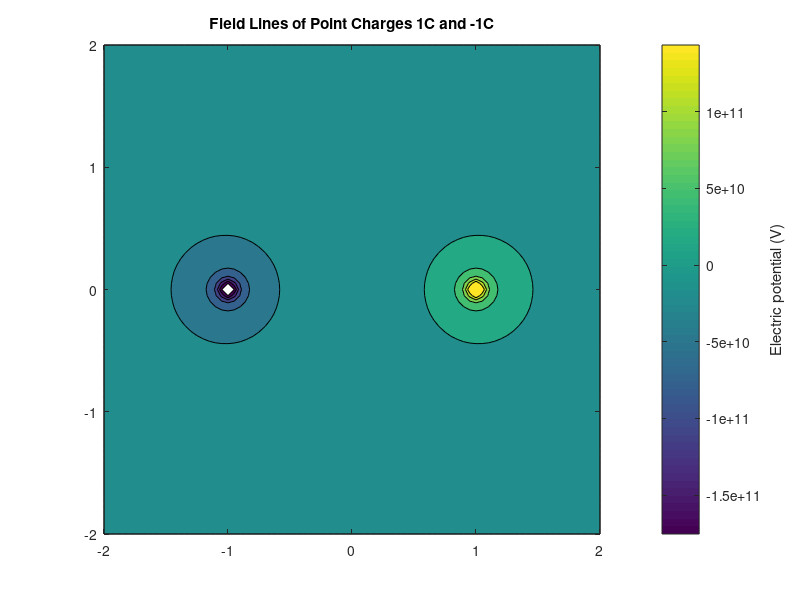

Here is the MATLAB script that generated this plot: (Note: this script raises an error after producing the figure.)
clc;clear all;
k = 8.987E9; 
p = [1,0; -1,0]; % location of points
Q = [1; -1]; % 1 and -1 Coulomb charge
t=0.05;
[X,Y] = meshgrid(-2:t:2);

V = zeros(size(X)); 
for ii = 1:numel(Q) 
    V = V + k * Q(ii)./ (((p(ii,1)-X).^2 + (p(ii,2)-Y).^2).^(1/2)); %calculate electric potential at points
end

contourf(X,Y,V)
hColorbar = colorbar;
ylabel(hColorbar,'Electric potential (V)')
title('Field Lines of Point Charges 1C and -1C')

[Ex,Ey] = gradient(V);
C = all(isfinite(Ex) & isfinite(Ey));
field = streamslice(X(:,C),Y(:,C),-Ex(:,C),-Ey(:,C));
set(field,'Color','k');
